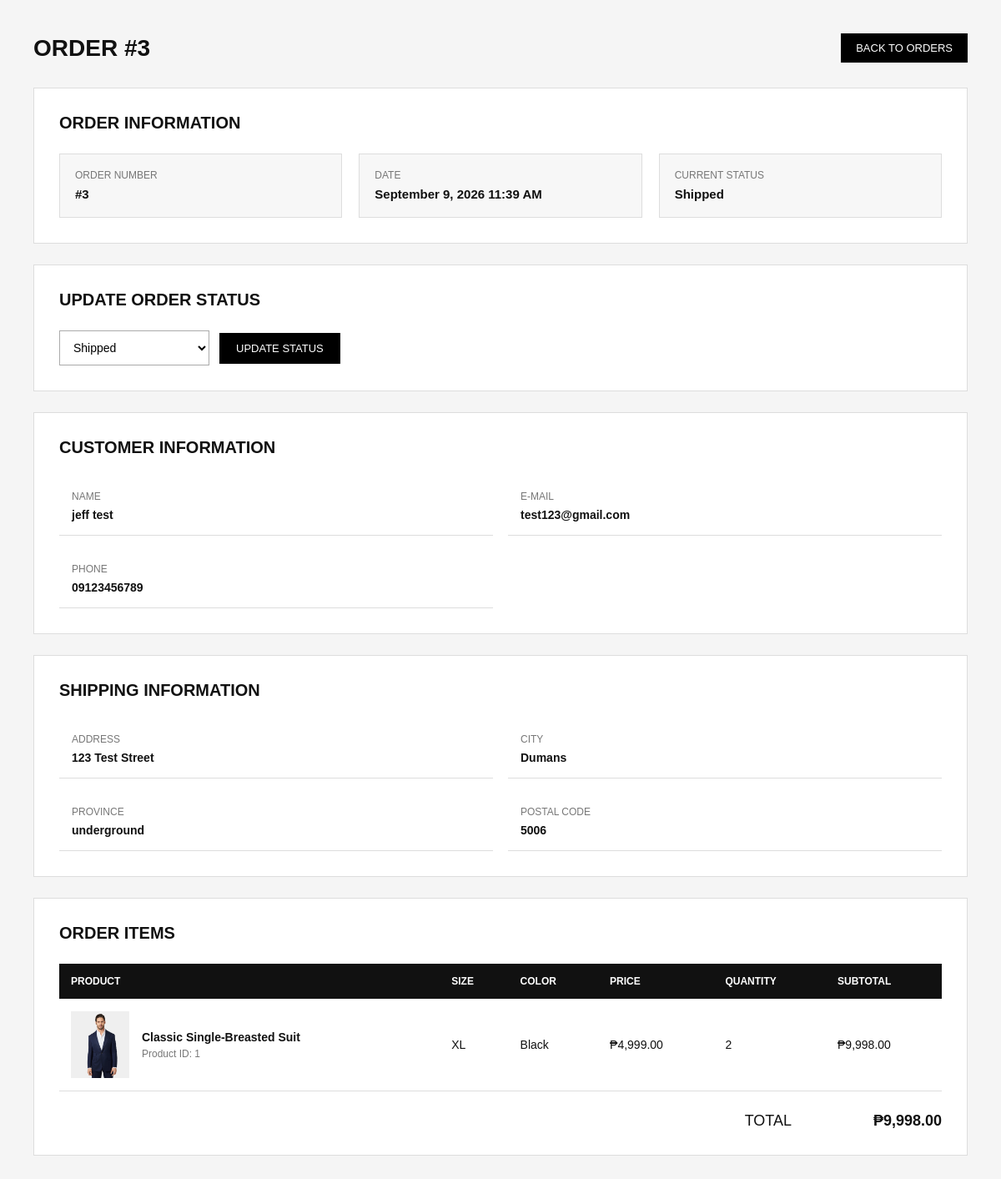
The app's page /admin/order_details.php?id=3 (signed in) with its own data.
### tables this page shows
CREATE TABLE `orders` (
  `id` int(11) NOT NULL,
  `user_id` int(11) NOT NULL,
  `total_amount` decimal(10,2) NOT NULL,
  `status` varchar(50) NOT NULL DEFAULT 'Pending',
  `shipping_name` varchar(200) NOT NULL,
  `shipping_email` varchar(255) NOT NULL,
  `shipping_phone` varchar(30) DEFAULT NULL,
  `shipping_address` varchar(255) NOT NULL,
  `shipping_city` varchar(100) NOT NULL,
  `shipping_province` varchar(100) DEFAULT NULL,
  `shipping_postal_code` varchar(20) DEFAULT NULL,
  `created_at` timestamp NOT NULL DEFAULT current_timestamp()
);

CREATE TABLE `order_items` (
  `id` int(11) NOT NULL,
  `order_id` int(11) NOT NULL,
  `product_id` int(11) NOT NULL,
  `variant_id` int(11) DEFAULT NULL,
  `quantity` int(11) NOT NULL,
  `price` decimal(10,2) NOT NULL
);

CREATE TABLE `products` (
  `id` int(11) NOT NULL,
  `category_id` int(11) DEFAULT NULL,
  `name` varchar(255) NOT NULL,
  `description` text DEFAULT NULL,
  `price` decimal(10,2) NOT NULL,
  `image` varchar(255) DEFAULT NULL,
  `created_at` timestamp NOT NULL DEFAULT current_timestamp(),
  `stock` int(11) NOT NULL DEFAULT 10
);

CREATE TABLE `product_variants` (
  `id` int(11) NOT NULL,
  `product_id` int(11) NOT NULL,
  `size` varchar(20) NOT NULL,
  `color` varchar(50) DEFAULT NULL,
  `stock` int(11) NOT NULL DEFAULT 0
);

### admin/order_details.php (the view, shortened to what this page needs)
<?php
require_once "../php/db.php";
$order_id = isset($_GET["id"])
    ? (int) $_GET["id"]
    : 0;
$stmt = $conn->prepare("
    SELECT
        orders.id,
        orders.user_id,
        orders.total_amount,
        orders.status,
        orders.shipping_name,
        orders.shipping_email,
        orders.shipping_phone,
        orders.shipping_address,
        orders.shipping_city,
        orders.shipping_province,
        orders.shipping_postal_code,
        orders.created_at
    FROM orders
    WHERE orders.id = ?
    LIMIT 1
");
$stmt->bind_param(
    "i",
    $order_id
);
$stmt->execute();
$result = $stmt->get_result();
$order = $result->fetch_assoc();
$stmt = $conn->prepare("
    SELECT
        order_items.id,
        order_items.product_id,
        order_items.variant_id,
        order_items.quantity,
        order_items.price,
        products.name AS product_name,
        products.image AS product_image,
        product_variants.size,
        product_variants.color
    FROM order_items
    INNER JOIN products
        ON order_items.product_id = products.id
    LEFT JOIN product_variants
        ON order_items.variant_id = product_variants.id
    WHERE order_items.order_id = ?
    ORDER BY order_items.id ASC
");
$stmt->bind_param(
    "i",
    $order_id
);
$stmt->execute();
$result = $stmt->get_result();
$order_items = $result->fetch_all(MYSQLI_ASSOC);
?>
<!DOCTYPE html>
<html lang="en">
<head>
</head>
<body>
<div class="admin-page">
    <div class="top-bar">
        <h1>
            ORDER #<?= (int) $order["id"]; ?>
        </h1>
        <a
            href="orders.php"
            class="back-button"
        >
            BACK TO ORDERS
        </a>
    </div>
    <div class="card">
        <h2>
            ORDER INFORMATION
        </h2>
        <div class="order-header">
            <div class="info-box">
                <span>
                    Order Number
                </span>
                <strong>
                    #<?= (int) $order["id"]; ?>
                </strong>
            </div>
            <div class="info-box">
                <span>
                    Date
                </span>
                <strong>
                    <?= htmlspecialchars(
                        date(
                            "F j, Y g:i A",
                            strtotime(
                                $order["created_at"]
                            )
                        )
                    ); ?>
                </strong>
            </div>
            <div class="info-box">
                <span>
                    Current Status
                </span>
                <strong>
                    <?= htmlspecialchars(
                        $order["status"]
                    ); ?>
                </strong>
            </div>
        </div>
    </div>
    <div class="card">
        <h2>
            UPDATE ORDER STATUS
        </h2>
        <form
            action="update_order_status.php"
            method="POST"
            class="status-form"
        >
            <select name="status">
                <?php
                $statuses = [
                    "Pending",
                    "Processing",
                    "Shipped",
                    "Delivered",
                    "Cancelled"
                ];
                foreach ($statuses as $status):
                ?>
                    <option
                        value="<?= htmlspecialchars($status); ?>"
                        <?= $order["status"] === $status
                            ? "selected"
                            : ""; ?>
                    >
                        <?= htmlspecialchars($status); ?>
                    </option>
                <?php endforeach; ?>
            </select>
            <button type="submit">
                UPDATE STATUS
            </button>
        </form>
    </div>
    <div class="card">
        <h2>
            CUSTOMER INFORMATION
        </h2>
        <div class="customer-grid">
            <div class="customer-item">
                <span>
                    Name
                </span>
                <strong>
                    <?= htmlspecialchars(
                        $order["shipping_name"]
                    ); ?>
                </strong>
            </div>
            <div class="customer-item">
                <span>
                    E-mail
                </span>
                <strong>
                    <?= htmlspecialchars(
                        $order["shipping_email"]
                    ); ?>
                </strong>
            </div>
            <div class="customer-item">
                <span>
                    Phone
                </span>
                <strong>
                    <?= htmlspecialchars(
                        $order["shipping_phone"] ?? ""
                    ); ?>
                </strong>
            </div>
        </div>
    </div>
    <div class="card">
        <h2>
            SHIPPING INFORMATION
        </h2>
        <div class="customer-grid">
            <div class="customer-item">
                <span>
                    Address
                </span>
                <strong>
                    <?= htmlspecialchars(
                        $order["shipping_address"]
                    ); ?>
                </strong>
            </div>
            <div class="customer-item">
                <span>
                    City
                </span>
                <strong>
                    <?= htmlspecialchars(
                        $order["shipping_city"]
                    ); ?>
                </strong>
            </div>
            <div class="customer-item">
                <span>
                    Province
                </span>
                <strong>
                    <?= htmlspecialchars(
                        $order["shipping_province"] ?? ""
                    ); ?>
                </strong>
            </div>
            <div class="customer-item">
                <span>
                    Postal Code
                </span>
                <strong>
                    <?= htmlspecialchars(
                        $order["shipping_postal_code"] ?? ""
                    ); ?>
                </strong>
            </div>
        </div>
    </div>
    <div class="card">
        <h2>
            ORDER ITEMS
        </h2>
        <table class="items-table">
            <thead>
                <tr>
                    <th>
                        PRODUCT
                    </th>
                    <th>
                        SIZE
                    </th>
                    <th>
                        COLOR
                    </th>
                    <th>
                        PRICE
                    </th>
                    <th>
                        QUANTITY
                    </th>
                    <th>
                        SUBTOTAL
                    </th>
                </tr>
            </thead>
            <tbody>
                <?php foreach ($order_items as $item): ?>
                    <?php
                    $subtotal =
                        (float) $item["price"] *
                        (int) $item["quantity"];
                    $image_path =
                        "../Images/" .
                        $item["product_image"];
                    ?>
                    <tr>
                        <td>
                            <div class="product-cell">
                                <img
                                    src="<?= htmlspecialchars(
                                        $image_path
                                    ); ?>"
                                    alt="<?= htmlspecialchars(
                                        $item["product_name"]
                                    ); ?>"
                                >
                                <div>
                                    <div class="product-name">
                                        <?= htmlspecialchars(
                                            $item["product_name"]
                                        ); ?>
                                    </div>
                                    <div class="product-meta">
                                        Product ID:
                                        <?= (int) $item["product_id"]; ?>
                                    </div>
                                </div>
                            </div>
                        </td>
                        <td>
                            <?= htmlspecialchars(
                                $item["size"] ?? "N/A"
                            ); ?>
                        </td>
                        <td>
                            <?= htmlspecialchars(
                                $item["color"] ?? "N/A"
                            ); ?>
                        </td>
                        <td>
                            ₱<?= number_format(
                                (float) $item["price"],
                                2
                            ); ?>
                        </td>
                        <td>
                            <?= (int) $item["quantity"]; ?>
                        </td>
                        <td>
                            ₱<?= number_format(
                                $subtotal,
                                2
                            ); ?>
                        </td>
                    </tr>
                <?php endforeach; ?>
            </tbody>
        </table>
        <div class="order-total">
            <span>
                TOTAL
            </span>
            <strong>
                ₱<?= number_format(
                    (float) $order["total_amount"],
                    2
                ); ?>
            </strong>
        </div>
    </div>
</div>
</body>
</html>

### admin/order_details.php (style rules this page uses)
* { box-sizing: border-box; margin: 0; padding: 0; }
body { font-family: Arial, sans-serif; background: #f5f5f5; color: #111; }
.admin-page { max-width: 1200px; margin: 0 auto; padding: 40px; }
.top-bar { display: flex; justify-content: space-between; align-items: center; margin-bottom: 30px; }
.top-bar h1 { font-size: 28px; }
.back-button { display: inline-block; padding: 10px 18px; background: black; color: white; text-decoration: none; font-size: 13px; }
.card { background: white; padding: 30px; margin-bottom: 25px; border: 1px solid #ddd; }
.card h2 { margin-bottom: 25px; font-size: 20px; }
.order-header { display: grid; grid-template-columns: repeat(3, 1fr); gap: 20px; }
.info-box { padding: 18px; background: #f7f7f7; border: 1px solid #ddd; }
.info-box span { display: block; margin-bottom: 7px; color: #777; font-size: 12px; text-transform: uppercase; }
.info-box strong { font-size: 15px; }
.status-form { display: flex; align-items: center; gap: 12px; }
.status-form select { min-width: 180px; padding: 11px 12px; border: 1px solid #aaa; background: white; font-size: 14px; }
.status-form button { padding: 11px 20px; border: none; background: black; color: white; cursor: pointer; font-size: 13px; }
.customer-grid { display: grid; grid-template-columns: repeat(2, 1fr); gap: 18px; }
.customer-item { padding: 15px; border-bottom: 1px solid #ddd; }
.customer-item span { display: block; margin-bottom: 6px; color: #777; font-size: 12px; text-transform: uppercase; }
.customer-item strong { font-size: 14px; }
.items-table { width: 100%; border-collapse: collapse; }
.items-table th { padding: 14px; background: #111; color: white; text-align: left; font-size: 12px; }
.items-table td { padding: 15px 14px; border-bottom: 1px solid #ddd; vertical-align: middle; font-size: 14px; }
.product-cell { display: flex; align-items: center; gap: 15px; }
.product-cell img { width: 70px; height: 80px; object-fit: cover; background: #eee; }
.product-name { font-weight: bold; }
.product-meta { margin-top: 5px; color: #777; font-size: 12px; }
.order-total { display: flex; justify-content: flex-end; gap: 50px; margin-top: 25px; font-size: 18px; }
.order-total strong { min-width: 130px; text-align: right; }

### records on screen
orders: id "3", created_at "September 9, 2026 11:39 AM", status "Shipped", shipping_name "jeff test", shipping_email "test123@gmail.com", shipping_phone "09123456789", shipping_address "123 Test Street", shipping_city "Dumans", shipping_province "underground", shipping_postal_code "5006", total_amount "9,998.00"
order_items: product.image (picture), product.name "Classic Single-Breasted Suit", product "1", variant.size "XL", variant.color "Black", price "4,999.00", quantity "2", subtotal "9,998.00"
